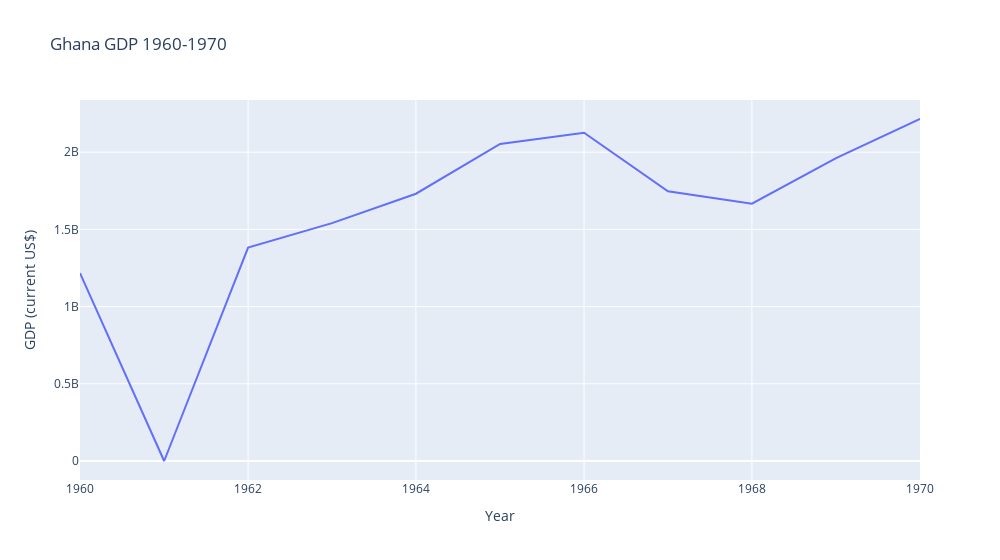
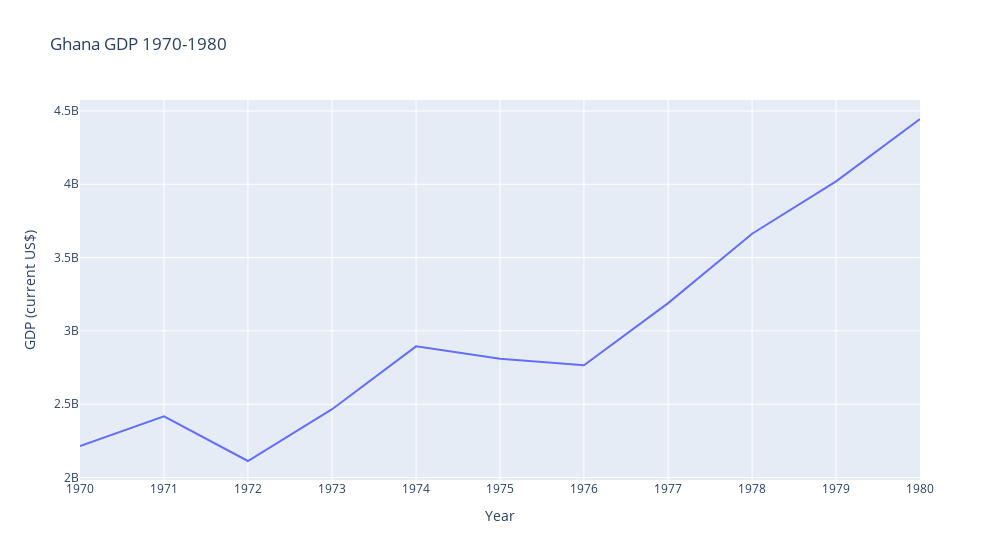
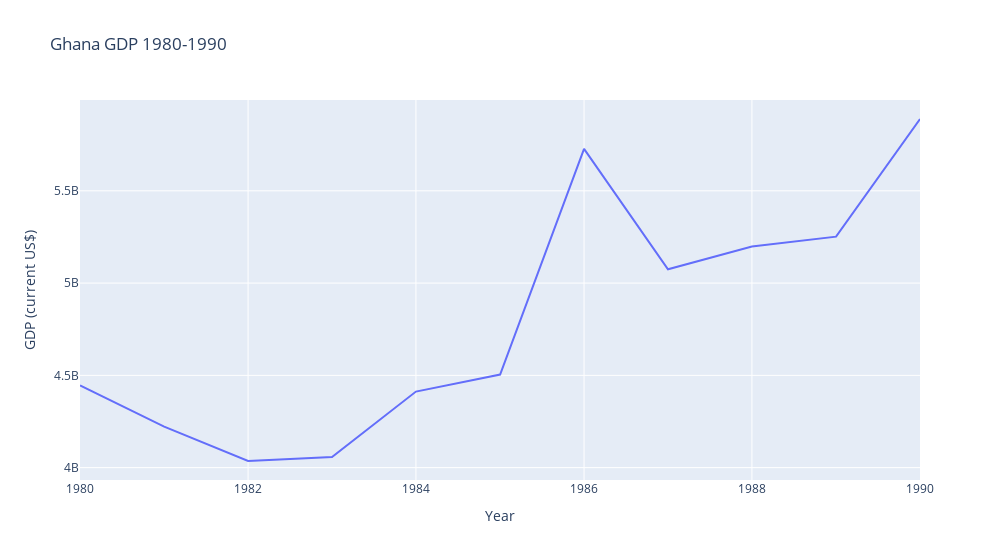
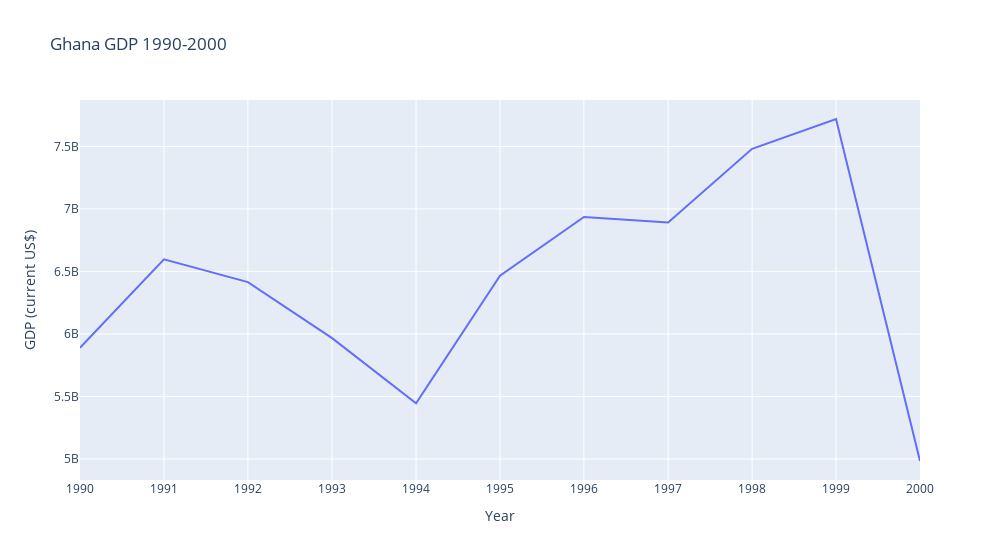

The code cell stored with these charts, in order, in its notebook:
### Code cell
# визуализируем ВВП Ганы по десятилетиям
start = 1960
for i in range(0, 7):
    fin = start + 10
    if fin < 2030:
        fig = px.line(y=ghana_gdp['GDP (current US$)'][str(start):str(fin)], x=ghana_gdp.index[(i*10):(i*10+11)], title='Ghana GDP' + ' ' + str(start) + '-' + str(fin),
              labels={'y':'GDP (current US$)', 'x': 'Year'},
              width=1000)
        fig.show()
        start = fin
    else:
        fig = px.line(y=ghana_gdp['GDP (current US$)'][str(start):str(fin-9)], x=ghana_gdp.index[(i*10):(i*10+2)], title='Ghana GDP' + ' ' + str(start) + '-' + str(fin-9),
              labels={'y':'GDP (current US$)', 'x': 'Year'},
              width=1000)
        fig.show()

### Figure 1 — Plotly figure (JSON) as saved in the notebook; plotly's stock layout.template omitted (floating-point values rounded to 4 significant figures)
{"data": [{"hovertemplate": "Year=%{x}<br>GDP (current US$)=%{y}<extra></extra>", "legendgroup": "", "line": {"color": "#636efa", "dash": "solid"}, "marker": {"symbol": "circle"}, "mode": "lines", "name": "", "orientation": "v", "showlegend": false, "type": "scatter", "x": ["1960-01-01T00:00:00", "1961-01-01T00:00:00", "1962-01-01T00:00:00", "1963-01-01T00:00:00", "1964-01-01T00:00:00", "1965-01-01T00:00:00", "1966-01-01T00:00:00", "1967-01-01T00:00:00", "1968-01-01T00:00:00", "1969-01-01T00:00:00", "1970-01-01T00:00:00"], "xaxis": "x", "y": [1217000000.0, 0, 1382000000.0, 1541000000.0, 1731000000.0, 2053000000.0, 2126000000.0, 1747000000.0, 1667000000.0, 1962000000.0, 2215000000.0], "yaxis": "y"}], "layout": {"legend": {"tracegroupgap": 0}, "title": {"text": "Ghana GDP 1960-1970"}, "width": 1000, "xaxis": {"anchor": "y", "domain": [0, 1], "title": {"text": "Year"}}, "yaxis": {"anchor": "x", "domain": [0, 1], "title": {"text": "GDP (current US$)"}}}}

### Figure 2 — Plotly figure (JSON) as saved in the notebook; plotly's stock layout.template omitted (floating-point values rounded to 4 significant figures)
{"data": [{"hovertemplate": "Year=%{x}<br>GDP (current US$)=%{y}<extra></extra>", "legendgroup": "", "line": {"color": "#636efa", "dash": "solid"}, "marker": {"symbol": "circle"}, "mode": "lines", "name": "", "orientation": "v", "showlegend": false, "type": "scatter", "x": ["1970-01-01T00:00:00", "1971-01-01T00:00:00", "1972-01-01T00:00:00", "1973-01-01T00:00:00", "1974-01-01T00:00:00", "1975-01-01T00:00:00", "1976-01-01T00:00:00", "1977-01-01T00:00:00", "1978-01-01T00:00:00", "1979-01-01T00:00:00", "1980-01-01T00:00:00"], "xaxis": "x", "y": [2215000000.0, 2417000000.0, 2112000000.0, 2465000000.0, 2894000000.0, 2810000000.0, 2765000000.0, 3189000000.0, 3662000000.0, 4020000000.0, 4445000000.0], "yaxis": "y"}], "layout": {"legend": {"tracegroupgap": 0}, "title": {"text": "Ghana GDP 1970-1980"}, "width": 1000, "xaxis": {"anchor": "y", "domain": [0, 1], "title": {"text": "Year"}}, "yaxis": {"anchor": "x", "domain": [0, 1], "title": {"text": "GDP (current US$)"}}}}

### Figure 3 — Plotly figure (JSON) as saved in the notebook; plotly's stock layout.template omitted (floating-point values rounded to 4 significant figures)
{"data": [{"hovertemplate": "Year=%{x}<br>GDP (current US$)=%{y}<extra></extra>", "legendgroup": "", "line": {"color": "#636efa", "dash": "solid"}, "marker": {"symbol": "circle"}, "mode": "lines", "name": "", "orientation": "v", "showlegend": false, "type": "scatter", "x": ["1980-01-01T00:00:00", "1981-01-01T00:00:00", "1982-01-01T00:00:00", "1983-01-01T00:00:00", "1984-01-01T00:00:00", "1985-01-01T00:00:00", "1986-01-01T00:00:00", "1987-01-01T00:00:00", "1988-01-01T00:00:00", "1989-01-01T00:00:00", "1990-01-01T00:00:00"], "xaxis": "x", "y": [4445000000.0, 4222000000.0, 4036000000.0, 4057000000.0, 4412000000.0, 4504000000.0, 5728000000.0, 5075000000.0, 5198000000.0, 5252000000.0, 5889000000.0], "yaxis": "y"}], "layout": {"legend": {"tracegroupgap": 0}, "title": {"text": "Ghana GDP 1980-1990"}, "width": 1000, "xaxis": {"anchor": "y", "domain": [0, 1], "title": {"text": "Year"}}, "yaxis": {"anchor": "x", "domain": [0, 1], "title": {"text": "GDP (current US$)"}}}}

### Figure 4 — Plotly figure (JSON) as saved in the notebook; plotly's stock layout.template omitted (floating-point values rounded to 4 significant figures)
{"data": [{"hovertemplate": "Year=%{x}<br>GDP (current US$)=%{y}<extra></extra>", "legendgroup": "", "line": {"color": "#636efa", "dash": "solid"}, "marker": {"symbol": "circle"}, "mode": "lines", "name": "", "orientation": "v", "showlegend": false, "type": "scatter", "x": ["1990-01-01T00:00:00", "1991-01-01T00:00:00", "1992-01-01T00:00:00", "1993-01-01T00:00:00", "1994-01-01T00:00:00", "1995-01-01T00:00:00", "1996-01-01T00:00:00", "1997-01-01T00:00:00", "1998-01-01T00:00:00", "1999-01-01T00:00:00", "2000-01-01T00:00:00"], "xaxis": "x", "y": [5889000000.0, 6597000000.0, 6414000000.0, 5966000000.0, 5445000000.0, 6465000000.0, 6935000000.0, 6891000000.0, 7481000000.0, 7719000000.0, 4983000000.0], "yaxis": "y"}], "layout": {"legend": {"tracegroupgap": 0}, "title": {"text": "Ghana GDP 1990-2000"}, "width": 1000, "xaxis": {"anchor": "y", "domain": [0, 1], "title": {"text": "Year"}}, "yaxis": {"anchor": "x", "domain": [0, 1], "title": {"text": "GDP (current US$)"}}}}
